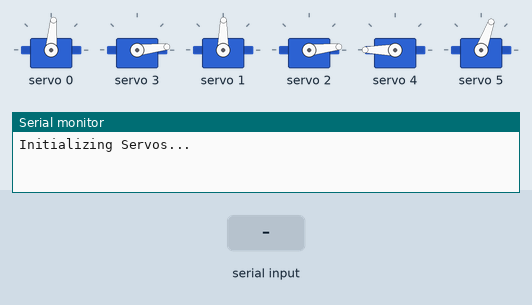
Bench run of a sketch on a simulated Arduino Mega 2560, built with avr-gcc and run on an emulated ATmega2560. Shown: 6 × servo, the last lines printed to the serial monitor. Inputs (shaded band) come from the test bench.

Above: at 6.2 s.
6.3 s: "p90\n" received over Serial
At 11.9 s:
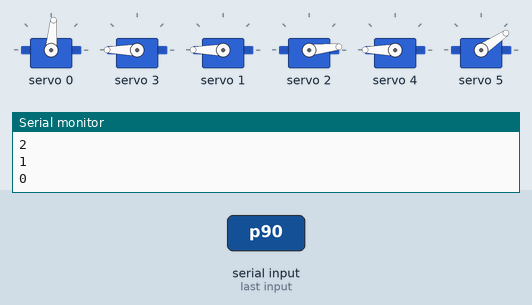
At 13.4 s:
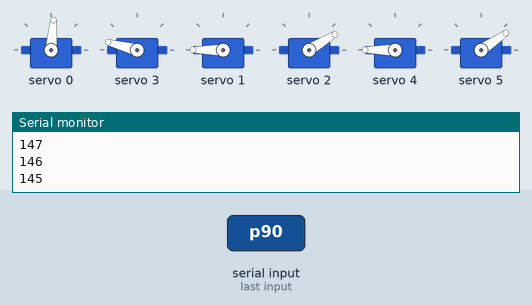
Timing chart, 0 to 25.8 s (numbered marks = the images above; inputs shaded):
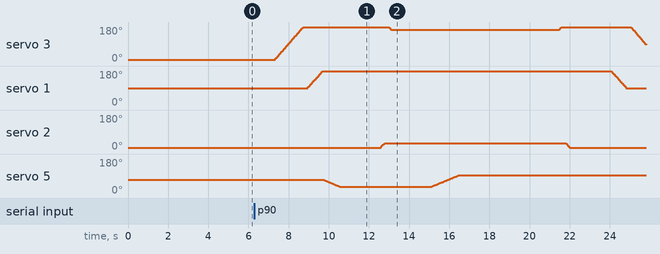

The sketch:

Claw_Main.ino
```cpp
// Written by Sascha Zinn
// Github: https://github.com/Sascha-Zinn/6DOF-Arm
// Written for DIYMORE 6-DOF Robot Arm | Arduino MEGA2560 | PCA9685 Servo Driver with 10A power supply
// Order of servos and names (starting from base, going towards claw): Base, Neck, Shoulder, Elbow, Wrist, Claw (Connected, in that order, to pins 0 to 5 on the servo driver)

#include <Wire.h>
#include <Adafruit_PWMServoDriver.h>
Adafruit_PWMServoDriver pwm = Adafruit_PWMServoDriver();

// Convert Angle to pulse (Also maps the miniumum and maximum possible angles to the min and max pulse)
int angleBase(int angle) {
  int pulse = map(angle, 0, 180, 100, 600);
  return pulse;
}
int angleNeck(int angle) {
  int pulse = map(angle, 0, 180, 120, 600);
  return pulse;
}
int angleShoulder(int angle) {
  int pulse = map(angle, 0, 180, 150, 600);
  return pulse;
}
int angleElbow(int angle) {
  int pulse = map(angle, 0, 180, 150, 650);
  return pulse;
}
int angleWrist(int angle) {
  int pulse = map(angle, 0, 180, 130, 600);
  return pulse;
}
int angleClaw(int angle) {
  int pulse = map(angle, 0, 180, 220, 400);
  return pulse;
}
// End Conversions

String serialInput;
int basePos;
int neckPos;
int shoulderPos;
int elbowPos;
int wristPos;
int clawPos;
int servoNumber, destAngle;
int servoPos;

void setup() {
  Serial.begin(9600);
  pwm.begin();
  pwm.setPWMFreq(60);
  yield();

  // Set default servo position
  Serial.println("Initializing Servos...");
  pwm.setPWM(0, 0, angleBase(90)); delay(500); basePos = 90;
  pwm.setPWM(3, 0, angleElbow(0)); delay(500); elbowPos = 0;
  pwm.setPWM(1, 0, angleNeck(90)); delay(500); neckPos = 90;
  pwm.setPWM(2, 0, angleShoulder(0)); delay(500); shoulderPos = 0;
  pwm.setPWM(4, 0, angleWrist(180)); delay(500); wristPos = 180;
  pwm.setPWM(5, 0, angleClaw(90)); delay(500); clawPos = 90;
  delay (2000);
}

void loop()
{
// To be controlled via Serial Monitor
  if (Serial.available())  {
    serialInput = Serial.readString();
    char data1 = serialInput.charAt(0);
    switch (data1) {
      // Pack up function
      case 'p':
        // Move down
        moveElbow(180);
        moveNeck(180);
        moveClaw(0);
        delay (2000);
        // Grab
        moveShoulder(25);
        moveElbow(145);
        delay (2000);
        moveClaw(150);
        delay (5000);
        moveElbow(180);
        moveShoulder(0);
        delay (2000);
        // Move up
        moveNeck(90);
        moveElbow(20);
        moveShoulder(90);
        moveBase(0);
        // Drop
        moveShoulder(70);
        moveClaw(0);
        delay(2000);
        ResetServos();
        break;
      // Home function
      case 'h':
        ResetServos();
        Serial.println("Resetting servos...");
        delay (5000);
        break;
      // General case (to control individual servo angles) q[servoPin][angle] eg. q1150-pin 1, 150 degrees
      case 'q':
        String data2 = serialInput.substring(2);
        int servoval = data2.toInt();
        int servoPin = serialInput.charAt(1);
        int servoPinNumber = serialInput.toInt();
        int servoDest = servoval;
        switch (servoPin) {
          case '0':
            moveBase(servoDest);
            break;
          case '1':
            moveNeck(servoDest);
            break;
          case '2':
            moveShoulder(servoDest);
            break;
          case '3':
            moveElbow(servoDest);
            break;
          case '4':
            moveWrist(servoDest);
            break;
          case '5':
            moveClaw(servoDest);
            break;
        }
        // End General case

    }
  }
}//end Loop.


// Create move functions for all servos --> move[servoName](destinationAngle);
void moveBase(int destAngle){
  for (int servoPos = basePos; destAngle < basePos; servoPos--) {
    pwm.setPWM(0, 0, angleBase(servoPos));
    delay(8);
    basePos = servoPos;
    Serial.println(servoPos);
  }
  for (int servoPos = basePos; destAngle > basePos; servoPos++) {
    pwm.setPWM(0, 0, angleBase(servoPos));
    delay(8);
    basePos = servoPos;
    Serial.println(servoPos);
  }
}
void moveNeck(int destAngle){
  for (int servoPos = neckPos; destAngle < neckPos; servoPos--) {
    pwm.setPWM(1, 0, angleNeck(servoPos));
    delay(8);
    neckPos = servoPos;
    Serial.println(servoPos);
  }
  for (int servoPos = neckPos; destAngle > neckPos; servoPos++) {
    pwm.setPWM(1, 0, angleNeck(servoPos));
    delay(8);
    neckPos = servoPos;
    Serial.println(servoPos);
  }
}
void moveShoulder(int destAngle){
  for (int servoPos = shoulderPos; destAngle < shoulderPos; servoPos--) {
    pwm.setPWM(2, 0, angleShoulder(servoPos));
    delay(8);
    shoulderPos = servoPos;
    Serial.println(servoPos);
  }
  for (int servoPos = shoulderPos; destAngle > shoulderPos; servoPos++) {
    pwm.setPWM(2, 0, angleShoulder(servoPos));
    delay(8);
    shoulderPos = servoPos;
    Serial.println(servoPos);
  }
}
void moveElbow(int destAngle){
  for (int servoPos = elbowPos; destAngle < elbowPos; servoPos--) {
    pwm.setPWM(3, 0, angleElbow(servoPos));
    delay(8);
    elbowPos = servoPos;
    Serial.println(servoPos);
  }
  for (int servoPos = elbowPos; destAngle > elbowPos; servoPos++) {
    pwm.setPWM(3, 0, angleElbow(servoPos));
    delay(8);
    elbowPos = servoPos;
    Serial.println(servoPos);
  }
}
void moveWrist(int destAngle){
  for (int servoPos = wristPos; destAngle < wristPos; servoPos--) {
    pwm.setPWM(4, 0, angleWrist(servoPos));
    delay(8);
    wristPos = servoPos;
    Serial.println(servoPos);
  }
  for (int servoPos = wristPos; destAngle > wristPos; servoPos++) {
    pwm.setPWM(4, 0, angleWrist(servoPos));
    delay(8);
    wristPos = servoPos;
    Serial.println(servoPos);
  }
}
void moveClaw(int destAngle){
   for (int servoPos = clawPos; destAngle < clawPos; servoPos--) {
    pwm.setPWM(5, 0, angleClaw(servoPos));
    delay(8);
    clawPos = servoPos;
    Serial.println(servoPos);
  }
  for (int servoPos = clawPos; destAngle > clawPos; servoPos++) {
    pwm.setPWM(5, 0, angleClaw(servoPos));
    delay(8);
    clawPos = servoPos;
    Serial.println(servoPos);
  }
}
// Covert pulse lengths to usable values
void setServoPulse(uint8_t n, double pulse) {
  double pulselength;
  pulselength = 1000000;   // 1,000,000 us per second
  pulselength /= 60;   // 60 Hz
  pulselength /= 4096;  // 12 bits of resolution
  pulse *= 1000;
  pulse /= pulselength;
  Serial.println(pulse);
  pwm.setPWM(n, 0, pulse);
}
//ResetServos
void ResetServos()
{
  moveBase(90);
  moveElbow(0);
  moveNeck(90);
  moveShoulder(0);
  moveWrist(180);
  moveClaw(90);
} //End ResetServos.
```
